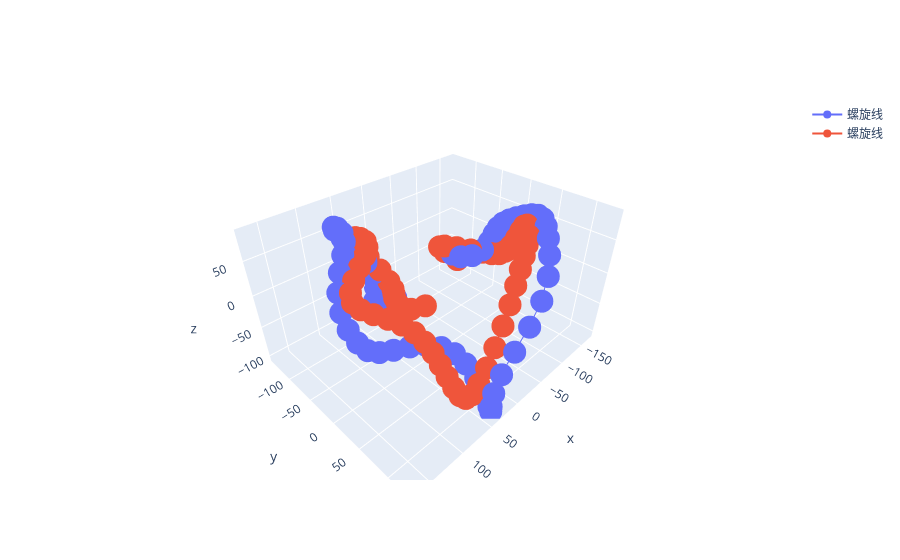

Notebook source saved alongside this figure:
### Code cell
import plotly.graph_objects as go
import numpy as np
import pandas as pd
from plotly.subplots import make_subplots


fig = go.Figure()
pca_result = pca.fit_transform(trial_data[1])
fig.add_trace(go.Scatter3d(
    x=pca_result[:, 0],
    y=pca_result[:, 1],
    z=pca_result[:, 2],
    name='螺旋线',
    hoverinfo='name',
    showlegend=True
))
pca_result = pca.fit_transform(trial_data[3])
fig.add_trace(go.Scatter3d(
    x=pca_result[:, 0],
    y=pca_result[:, 1],
    z=pca_result[:, 2],
    name='螺旋线',
    hoverinfo='name',
    showlegend=True
))

# fig.update_layout(
#     title='三维折线图示例 - 螺旋线、正弦曲线与随机漫步',
#     scene=dict(
#         xaxis_title='X轴',
#         yaxis_title='Y轴',
#         zaxis_title='Z轴',
#         xaxis=dict(backgroundcolor='rgba(0,0,0,0)', gridcolor='lightgray'),
#         yaxis=dict(backgroundcolor='rgba(0,0,0,0)', gridcolor='lightgray'),
#         zaxis=dict(backgroundcolor='rgba(0,0,0,0)', gridcolor='lightgray'),
#         bgcolor='rgba(245, 245, 245, 1)',
#         camera=dict(
#             eye=dict(x=1.5, y=1.5, z=0.8)  
#         )
#     ),
#     margin=dict(l=0, r=0, b=0, t=40),
#     legend=dict(orientation='h', x=0.3, y=0.05),
#     height=800,
#     width=1000,
#     template='plotly_white',
#     font=dict(family="Arial", size=12, color="black")
# )

fig.show()
